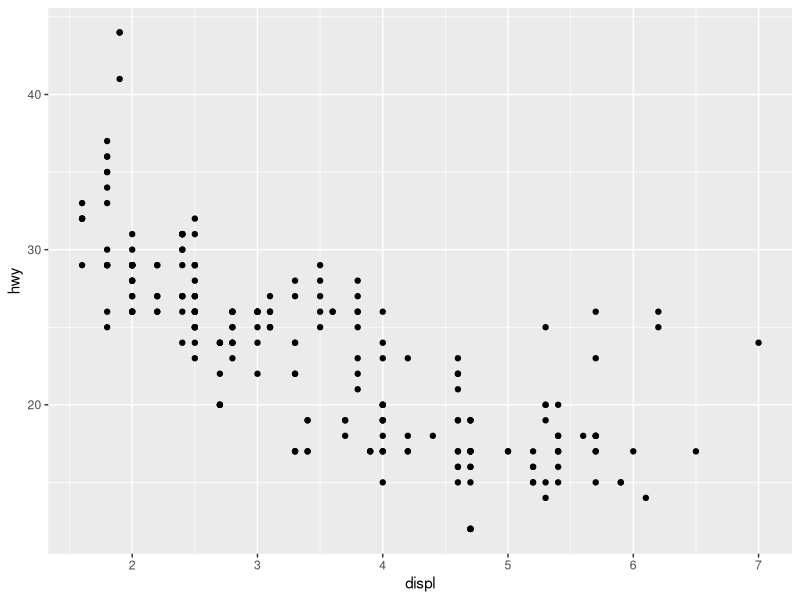
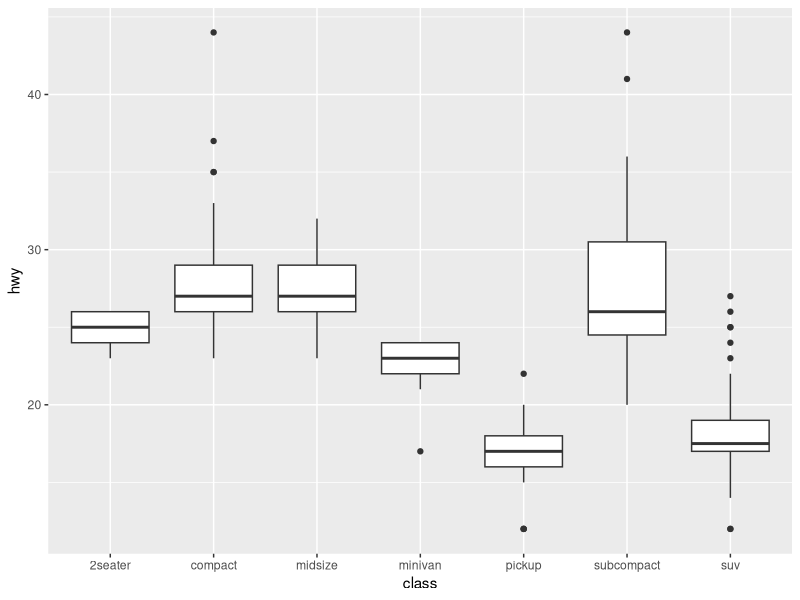
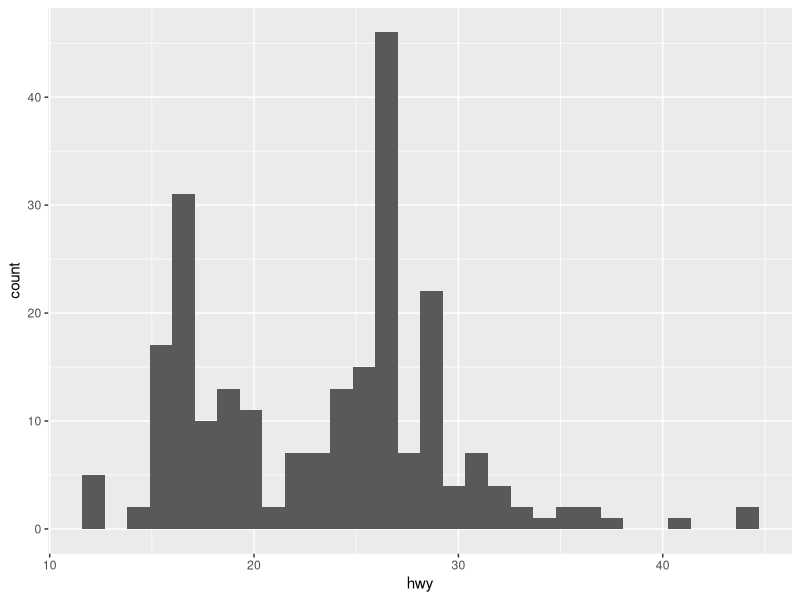
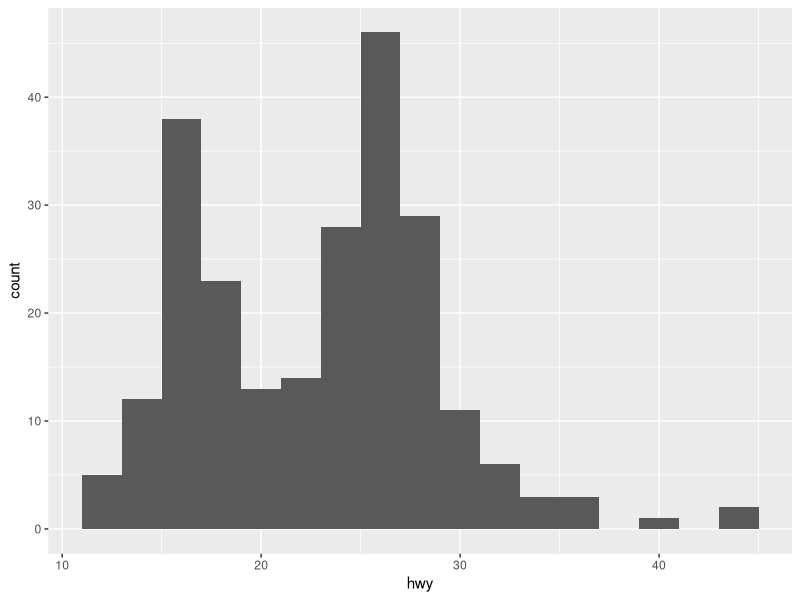
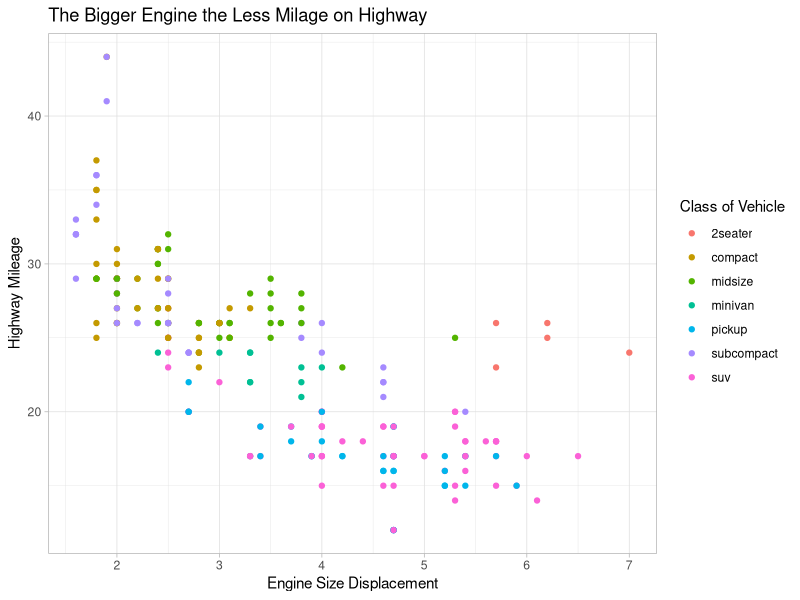
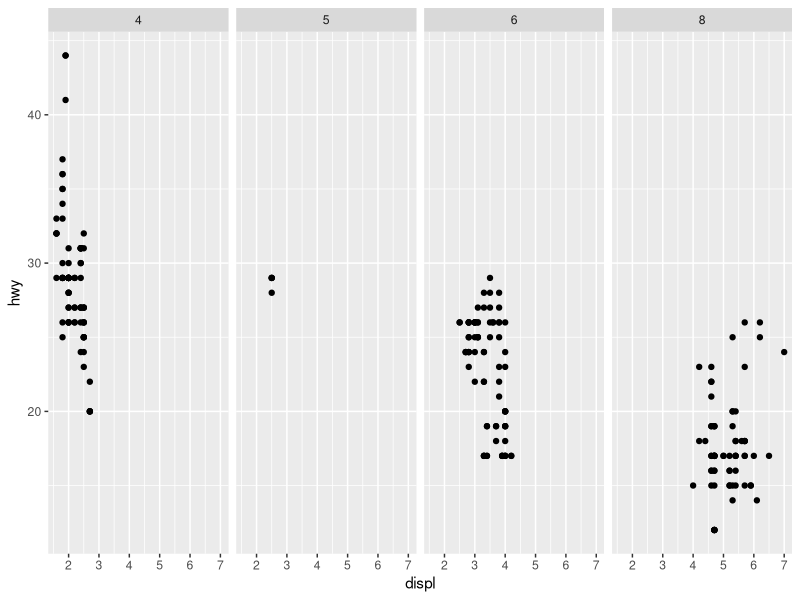
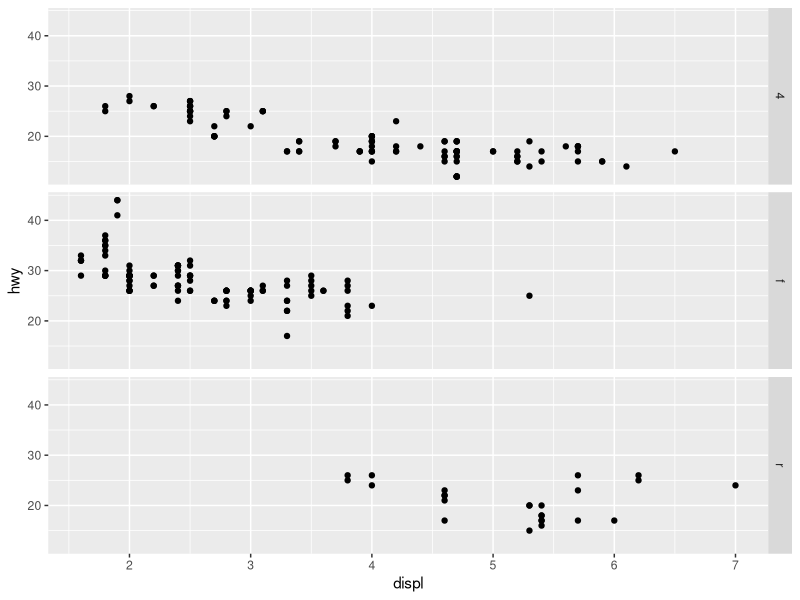
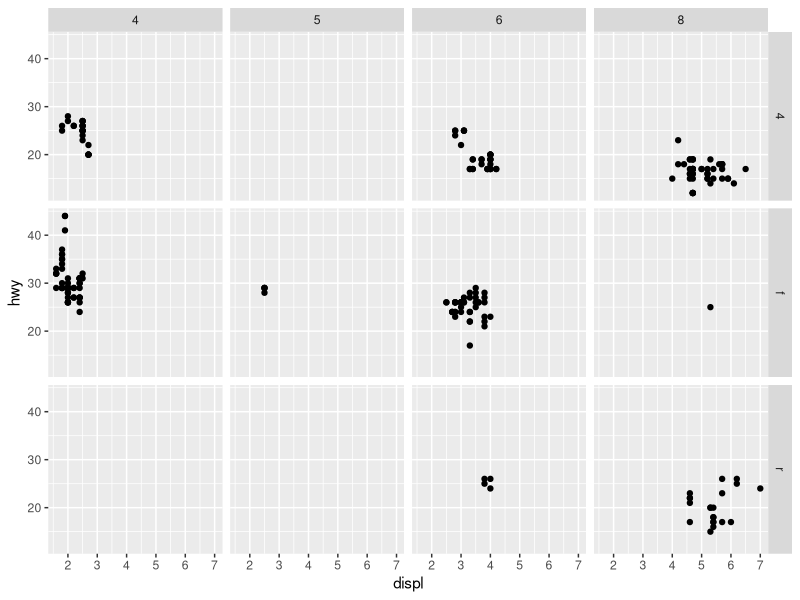

These charts were generated, in order, by the following R code:
## ---- chunk 1
#| label: setup
#| include: false
library(tidyverse)



## ---- chunk 2
library(tidyverse)

head(mpg)
## ---- chunk 3
#| label: Making scatter plot 
ggplot(data = mpg) +
  geom_point(aes(x  = displ, y = hwy))
## ---- chunk 4
#| label: Making a boxplot
ggplot(data = mpg) +
  geom_boxplot(mapping = aes(x = class, y = hwy))
## ---- chunk 5
#| label: Making Histogram
  ggplot(data = mpg) +
  geom_histogram(mapping = aes(x = hwy))
## ---- chunk 6
#| label: Changing binwidth
 ggplot(data = mpg) +
  geom_histogram(mapping = aes(x = hwy), binwidth = 2)
## ---- chunk 7
#| label: Adding aesthetics
ggplot(data = mpg) +
  geom_point(mapping = aes(x = displ, 
                           y = hwy,
                           color = class))+
  labs(x = "Engine Size Displacement",
       y = "Highway Mileage",
       color = "Class of Vehicle",
       title = "The Bigger Engine the Less Milage on Highway")+
  theme_light()
## ---- chunk 8
#| label: Making Subplots
# Makes a plot that the commands below will modify
q <- ggplot(mpg) + geom_point(aes(x = displ, y = hwy))

q + facet_grid(. ~ cyl)
q + facet_grid(drv ~ .)
q + facet_grid(drv ~ cyl)
q + facet_wrap(~ class)
## ---- chunk 9
#| label: Making Barplot
ggplot(data = mpg)+
  geom_bar(aes(x = class, 
               fill = drv),
  position = position_dodge())+
  labs(x = "Class of Vehicle",
       y = "Number of Vehicles in Sample",
       fill = "Type of Drive")+
  theme_bw()
## ---- chunk 10
#| label: plot-with-display-hwy
ggplot(mpg, aes(x = displ, y = hwy)) + 
  geom_point(aes(color = class)) +
  geom_smooth(color  = "black",
              se = FALSE,
              method = "lm") +
  scale_color_viridis_d()

#ggsave("example.jpg", width = 6, height = 4)
#  Plot a scatter plot with a trendline
